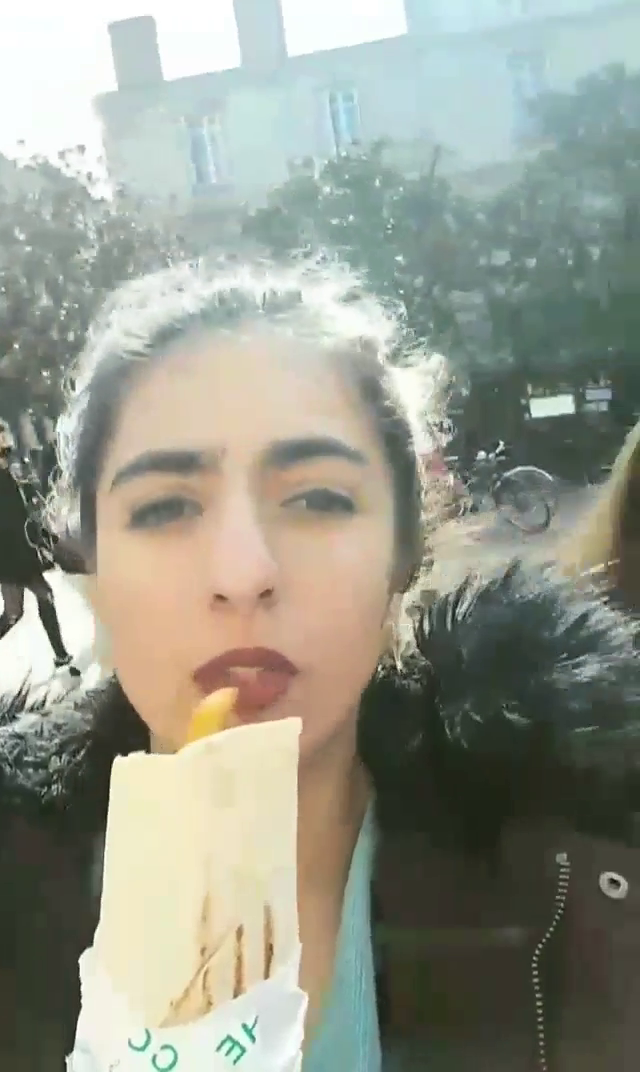
#> input picture frame 15 of video.mp4, 640 x 1072 px
$ python main_EmotionRecognition.py
#> lines starting #> are read from the running program, lines starting #| are printed output that depends on the picture
import cv2
import json
import time
import os

def visualize_result(image, res, i):

    # Visualize each faces in result
    for k in range(len(res)):

        # Get face coordinates
        x = res[k]['x']
        y = res[k]['y']
        w = res[k]['w']
        h = res[k]['h']

        # Draw rectangle on image
        cv2.rectangle(image, (x, y), (x + w, y + h), (255, 0, 255))

        # Write emotions on image
        yscale = 138
        for emotion in res[k]['emotions']:
            emotext = emotion[1]
            score = int(emotion[0]*10000)/100
            text = emotext + str(score) + '%'
            cv2.putText(img=image, text=text, org=(x, y-yscale),
                    fontFace=cv2.FONT_HERSHEY_DUPLEX, fontScale=0.7,
                    color=(0, 255, 0))
            yscale -= 23

    return image

# Json files path
face_json_path = os.path.join('ndlapi_results', 'video.mp4_FaceDetector_result.json')
face_json = os.path.join(face_json_path)
emo_json_path = os.path.join('ndlapi_results','video.mp4_EmotionRecognition_result.json')
emo_json = os.path.join(emo_json_path)

# Open and load json files
with open(face_json) as face_data:
#> (reads ndlapi_results/video.mp4_FaceDetector_result.json from the repository)
    face_json = json.load(face_data)

with open(emo_json) as emo_data:
#> (reads ndlapi_results/video.mp4_EmotionRecognition_result.json from the repository)
    emo_json = json.load(emo_data)


# Open the mp4 video
video_mp4_path = os.path.join('video.mp4')
cap = cv2.VideoCapture(video_mp4_path)


for i in range (len(emo_json)):

    # Capture frame-by-frame
    ret, frame = cap.read()

    # Visualize result on frame
    i = str(i)
    last_result = emo_json[i]
    vis_frame = visualize_result(frame, last_result, i)

    # Display the resulting frame
    cv2.imshow('video', frame)

    # Wait 50ms for any key pressed. Stops system if 'q' was pressed
    if cv2.waitKey(50) & 0xFF == ord('q'):
        break
    time.sleep(0.05)
#> this loop made 1 pass; (key q is pressed on pass 1)
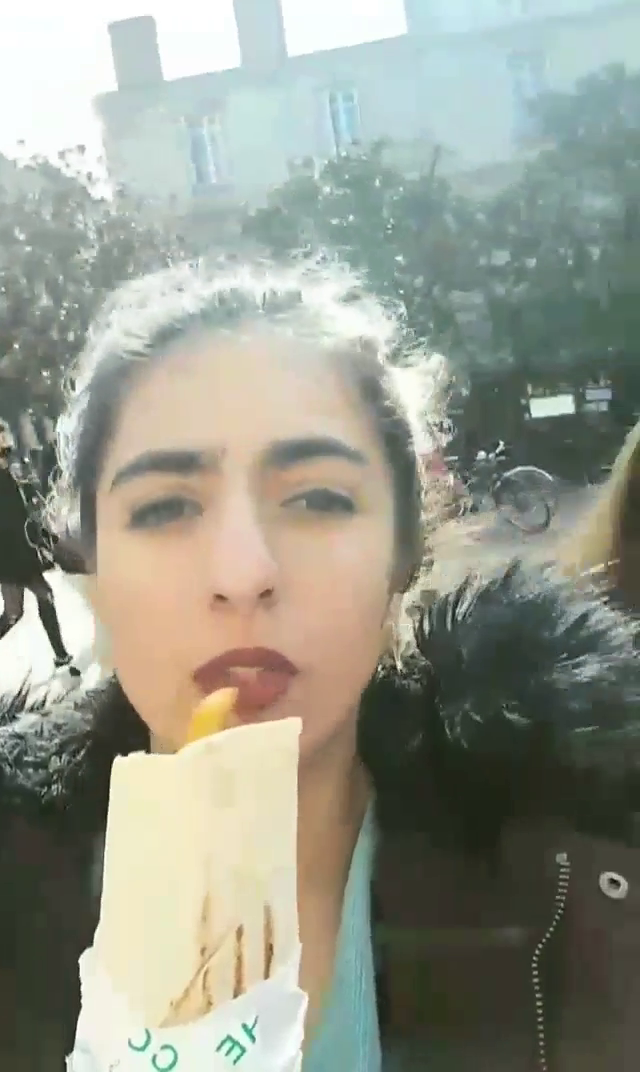
#> input picture frame 15 of video.mp4, 640 x 1072 px
#> pass 1, `vis_frame = visualize_result(frame, last_result, i)`:
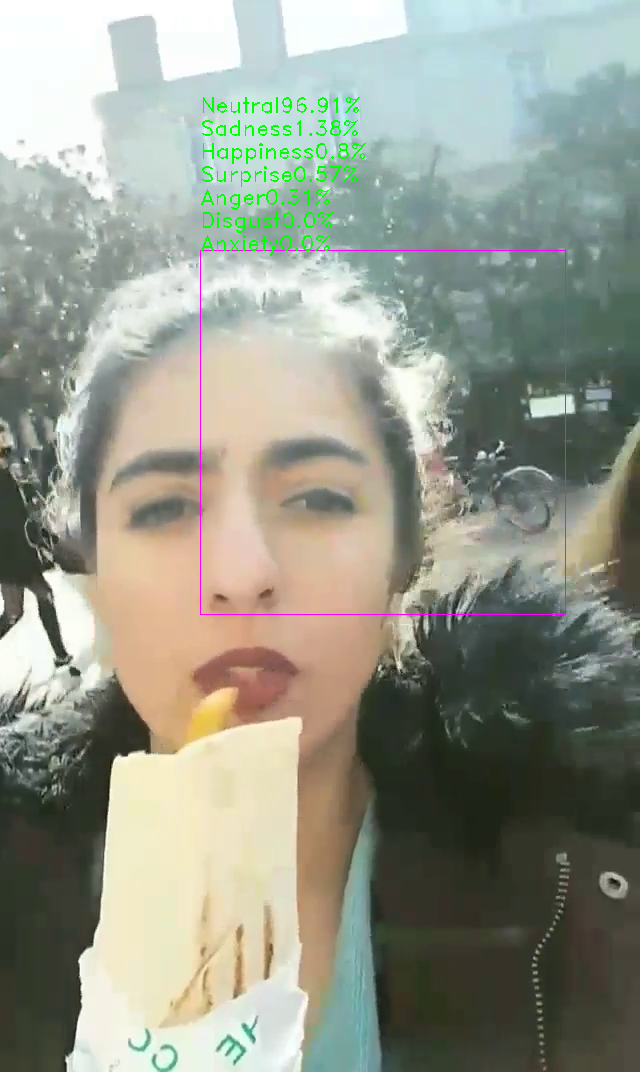
#> vis_frame: shape (1072, 640, 3); mean B, G, R 139.5, 153, 148.9

# Release webcam
cap.release()
print('Webcam capture released')
